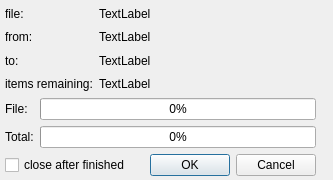
<?xml version="1.0" encoding="UTF-8"?>
<ui version="4.0">
 <class>dialogKopiuj</class>
 <widget class="QDialog" name="dialogKopiuj">
  <property name="geometry">
   <rect>
    <x>0</x>
    <y>0</y>
    <width>333</width>
    <height>180</height>
   </rect>
  </property>
  <property name="windowTitle">
   <string extracomment="Copy dialog title">Copying</string>
  </property>
  <property name="windowIcon">
   <iconset resource="../zasoby.qrc">
    <normaloff>:/icons/copy.png</normaloff>:/icons/copy.png</iconset>
  </property>
  <property name="modal">
   <bool>true</bool>
  </property>
  <widget class="QWidget" name="gridLayoutWidget">
   <property name="geometry">
    <rect>
     <x>0</x>
     <y>0</y>
     <width>321</width>
     <height>181</height>
    </rect>
   </property>
   <layout class="QGridLayout" name="gridLayout" columnstretch="0,1,10,0">
    <item row="1" column="1">
     <widget class="QLabel" name="label_4">
      <property name="text">
       <string>file:</string>
      </property>
     </widget>
    </item>
    <item row="1" column="2">
     <widget class="QLabel" name="labelFile">
      <property name="text">
       <string notr="true">TextLabel</string>
      </property>
     </widget>
    </item>
    <item row="2" column="1">
     <widget class="QLabel" name="label_2">
      <property name="text">
       <string>from:</string>
      </property>
     </widget>
    </item>
    <item row="2" column="2">
     <widget class="QLabel" name="labelFrom">
      <property name="text">
       <string notr="true">TextLabel</string>
      </property>
     </widget>
    </item>
    <item row="3" column="1">
     <widget class="QLabel" name="label">
      <property name="text">
       <string>to:</string>
      </property>
     </widget>
    </item>
    <item row="3" column="2">
     <widget class="QLabel" name="labelTo">
      <property name="text">
       <string notr="true">TextLabel</string>
      </property>
     </widget>
    </item>
    <item row="4" column="1">
     <widget class="QLabel" name="label_5">
      <property name="text">
       <string>items remaining:</string>
      </property>
     </widget>
    </item>
    <item row="4" column="2">
     <widget class="QLabel" name="labelRemain">
      <property name="text">
       <string notr="true">TextLabel</string>
      </property>
     </widget>
    </item>
    <item row="5" column="1" colspan="2">
     <layout class="QGridLayout" name="gridLayout_2">
      <item row="0" column="0">
       <widget class="QLabel" name="label_6">
        <property name="text">
         <string>File:</string>
        </property>
       </widget>
      </item>
      <item row="0" column="1">
       <widget class="QProgressBar" name="progressFile">
        <property name="palette">
         <palette>
          <active>
           <colorrole role="WindowText">
            <brush brushstyle="SolidPattern">
             <color alpha="255">
              <red>0</red>
              <green>0</green>
              <blue>0</blue>
             </color>
            </brush>
           </colorrole>
           <colorrole role="AlternateBase">
            <brush brushstyle="SolidPattern">
             <color alpha="255">
              <red>255</red>
              <green>255</green>
              <blue>255</blue>
             </color>
            </brush>
           </colorrole>
          </active>
          <inactive>
           <colorrole role="WindowText">
            <brush brushstyle="SolidPattern">
             <color alpha="255">
              <red>0</red>
              <green>0</green>
              <blue>0</blue>
             </color>
            </brush>
           </colorrole>
           <colorrole role="AlternateBase">
            <brush brushstyle="SolidPattern">
             <color alpha="255">
              <red>255</red>
              <green>255</green>
              <blue>255</blue>
             </color>
            </brush>
           </colorrole>
          </inactive>
          <disabled>
           <colorrole role="WindowText">
            <brush brushstyle="SolidPattern">
             <color alpha="255">
              <red>120</red>
              <green>120</green>
              <blue>120</blue>
             </color>
            </brush>
           </colorrole>
           <colorrole role="AlternateBase">
            <brush brushstyle="SolidPattern">
             <color alpha="255">
              <red>255</red>
              <green>255</green>
              <blue>255</blue>
             </color>
            </brush>
           </colorrole>
          </disabled>
         </palette>
        </property>
        <property name="acceptDrops">
         <bool>false</bool>
        </property>
        <property name="value">
         <number>0</number>
        </property>
        <property name="alignment">
         <set>Qt::AlignCenter</set>
        </property>
        <property name="format">
         <string notr="true">%p%</string>
        </property>
       </widget>
      </item>
      <item row="1" column="0">
       <widget class="QLabel" name="label_7">
        <property name="text">
         <string>Total:</string>
        </property>
       </widget>
      </item>
      <item row="1" column="1">
       <widget class="QProgressBar" name="progressTotal">
        <property name="value">
         <number>0</number>
        </property>
        <property name="alignment">
         <set>Qt::AlignCenter</set>
        </property>
        <property name="format">
         <string notr="true">%p%</string>
        </property>
       </widget>
      </item>
     </layout>
    </item>
    <item row="6" column="1" colspan="2">
     <layout class="QHBoxLayout" name="horizontalLayout_4">
      <item>
       <widget class="QCheckBox" name="checkBox">
        <property name="text">
         <string>close after finished</string>
        </property>
       </widget>
      </item>
      <item>
       <spacer name="horizontalSpacer">
        <property name="orientation">
         <enum>Qt::Horizontal</enum>
        </property>
        <property name="sizeHint" stdset="0">
         <size>
          <width>40</width>
          <height>20</height>
         </size>
        </property>
       </spacer>
      </item>
      <item>
       <widget class="QPushButton" name="buttonCopyOK">
        <property name="text">
         <string>OK</string>
        </property>
       </widget>
      </item>
      <item>
       <widget class="QPushButton" name="buttonCancel">
        <property name="text">
         <string>Cancel</string>
        </property>
       </widget>
      </item>
     </layout>
    </item>
    <item row="0" column="1">
     <spacer name="verticalSpacer">
      <property name="orientation">
       <enum>Qt::Vertical</enum>
      </property>
      <property name="sizeType">
       <enum>QSizePolicy::Fixed</enum>
      </property>
      <property name="sizeHint" stdset="0">
       <size>
        <width>20</width>
        <height>5</height>
       </size>
      </property>
     </spacer>
    </item>
    <item row="7" column="1">
     <spacer name="verticalSpacer_2">
      <property name="orientation">
       <enum>Qt::Vertical</enum>
      </property>
      <property name="sizeType">
       <enum>QSizePolicy::Fixed</enum>
      </property>
      <property name="sizeHint" stdset="0">
       <size>
        <width>20</width>
        <height>5</height>
       </size>
      </property>
     </spacer>
    </item>
    <item row="5" column="0">
     <spacer name="horizontalSpacer_2">
      <property name="orientation">
       <enum>Qt::Horizontal</enum>
      </property>
      <property name="sizeType">
       <enum>QSizePolicy::Fixed</enum>
      </property>
      <property name="sizeHint" stdset="0">
       <size>
        <width>5</width>
        <height>20</height>
       </size>
      </property>
     </spacer>
    </item>
    <item row="5" column="3">
     <spacer name="horizontalSpacer_3">
      <property name="orientation">
       <enum>Qt::Horizontal</enum>
      </property>
      <property name="sizeType">
       <enum>QSizePolicy::Fixed</enum>
      </property>
      <property name="sizeHint" stdset="0">
       <size>
        <width>5</width>
        <height>20</height>
       </size>
      </property>
     </spacer>
    </item>
   </layout>
  </widget>
 </widget>
 <resources>
  <include location="../zasoby.qrc"/>
 </resources>
 <connections/>
</ui>
